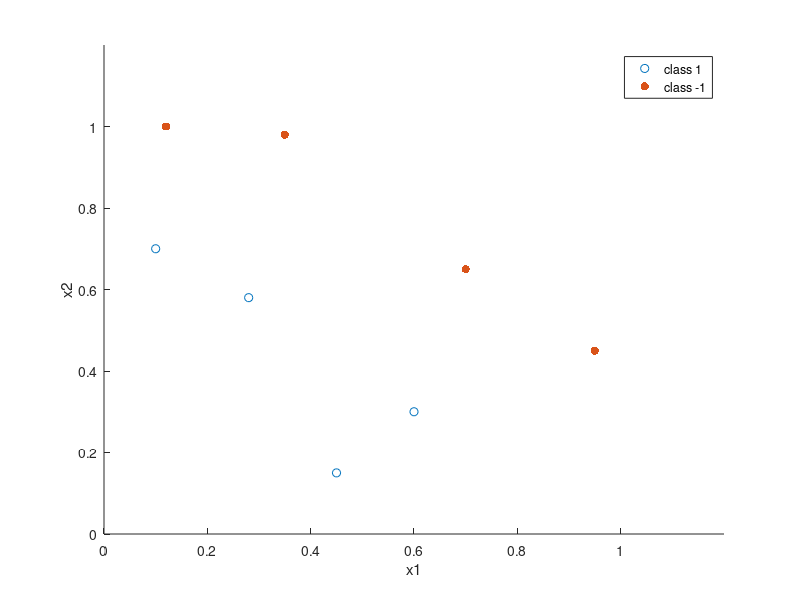

Write the MATLAB code that produced this figure.
clear; clc; close all;

%                          define data
% class with label 1
class1 = [0.1, 0.7; 0.28, 0.58; 0.45, 0.15; 0.6, 0.3];
% class with label -1
class2 = [0.12, 1; 0.35, 0.98; 0.7, 0.65; 0.95, 0.45];

% scatter plot data
figure;
scatter(class1(:,1), class1(:,2)); hold on;
scatter(class2(:,1), class2(:,2), 'filled');
xlabel('x1');
ylabel('x2');
xlim([0, 1.2]);
ylim([0, 1.2]);
legend('class 1', 'class -1')

% train the model
n_iter = 100;
eta = 0.5;
init_w = [1; -1];
init_theta = -0.2;

% a matrix to record the error for each itteration
error = zeros(length(class1)+length(class2), n_iter);

% a matrix to save the data used for updating in each itteration
selected_data = zeros(n_iter,2);

x = [class1 ; class2];
% all data labels within an array (first class 1 then class -1)
out = [1 1 1 1 -1 -1 -1 -1];

w = init_w;
theta = init_theta;
i = 1;
for i=1:n_iter
    y = -1*ones(1,length(x));
    y(w' * x' >= theta) = 1;
    error(:,i) = out - y;
    error_labeled = nonzeros(error(:,i)); % get the nonzero elements
    % stop the process if there is no error :)
    if isempty(error_labeled)
        break;
    else
        % randomly choose one of the data labeled wrongly
        idx = randi(length(error_labeled)); % get a random index
        idx = find(error(:,i) == error_labeled(idx), 1);
        % save the chosen data
        selected_data(i, :) = x(idx, :);
        % update weights and threshold
        w = w + eta * (out(idx) - y(idx)) * x(idx, :)';
        theta = theta - eta * (out(idx) - y(idx));
        fprintf('number of iterations: %d \n', i)
        fprintf('the resulting weigths: w1=%d , w2=%d \n', w(1), w(2));
        fprintf('threshold = %d \n', theta);
        disp('-------------------------------')
    end
end